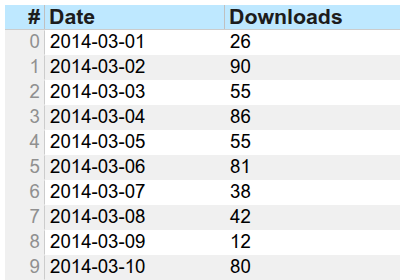

Write the Python code that produced this figure.
from datetime import date
from random import randint

from bokeh.io import show
from bokeh.models import ColumnDataSource, DataTable, DateFormatter, TableColumn, InlineStyleSheet
from bokeh_rocks import save_plot
data = dict(
        dates=[date(2014, 3, i+1) for i in range(10)],
        downloads=[randint(0, 100) for i in range(10)],
    )
source = ColumnDataSource(data)

columns = [
        TableColumn(field="dates", title="Date", formatter=DateFormatter()),
        TableColumn(field="downloads", title="Downloads"),
    ]
data_table = DataTable(source=source, columns=columns, width=400, height=280,   )
table_style = InlineStyleSheet(css="""
    .slick-header-columns {
        background-color: #bee8ff !important;
        font-family: arial;
        font-weight: bold;
        font-size: 16pt;
        color: #1d1c1c;
        text-align: right;
    }
    .slick-row {
        font-size: 14pt;
        font-family: arial;
        text-align: right;
    }
""")

data_table.stylesheets = [table_style]
show(data_table)
save_plot(data_table, "output/data_table_01")
